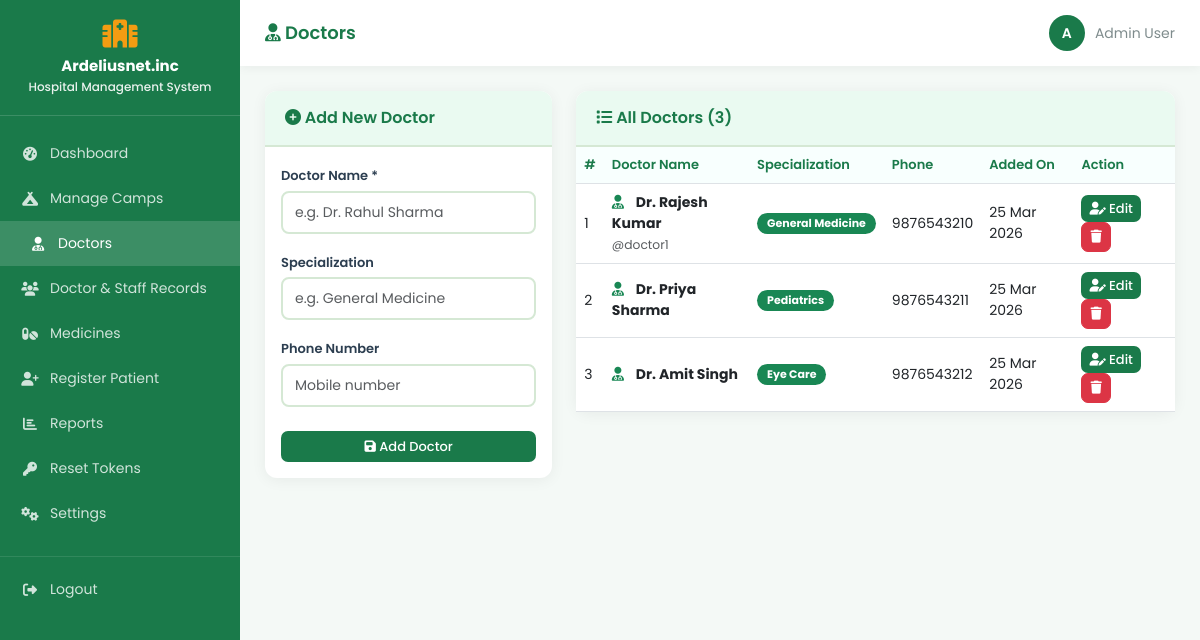
Page /pages/doctors.php (signed in) on the committed database.
### tables this page shows
CREATE TABLE `doctors` (
  `id` int(11) NOT NULL,
  `name` varchar(100) NOT NULL,
  `specialization` varchar(100) DEFAULT NULL,
  `phone` varchar(15) DEFAULT NULL,
  `created_at` timestamp NOT NULL DEFAULT current_timestamp()
);

CREATE TABLE `users` (
  `id` int(11) NOT NULL,
  `name` varchar(100) NOT NULL,
  `username` varchar(50) NOT NULL,
  `password` varchar(255) NOT NULL,
  `role` enum('admin','doctor','staff') NOT NULL,
  `email` varchar(100) DEFAULT NULL,
  `phone` varchar(20) DEFAULT NULL,
  `photo` varchar(255) DEFAULT NULL,
  `status` varchar(20) NOT NULL DEFAULT 'Active',
  `created_at` timestamp NOT NULL DEFAULT current_timestamp()
);

### pages/doctors.php (the view, shortened to what this page needs)
<?php
include('../includes/db.php');
$doctors = mysqli_query($conn, "SELECT d.*, u.id AS user_id, u.username, u.photo, u.email, u.phone AS user_phone FROM doctors d LEFT JOIN users u ON u.name = d.name AND u.role = 'doctor' ORDER BY d.created_at DESC");
?>
<!DOCTYPE html>
<html lang="en">
<head>
    <link href="https://cdn.jsdelivr.net/npm/bootstrap@5.3.0/dist/css/bootstrap.min.css" rel="stylesheet">
    <link href="https://cdnjs.cloudflare.com/ajax/libs/font-awesome/6.4.0/css/all.min.css" rel="stylesheet">
    <link href="../css/style.css" rel="stylesheet">
</head>
<body>
<?php include('../includes/sidebar.php'); ?>
<div class="main-content">
    <div class="topbar">
        <h4><i class="fas fa-user-md"></i> Doctors</h4>
        <div class="user-info">
            <div class="user-avatar"><?= strtoupper(substr($_SESSION['user_name'], 0, 1)) ?></div>
            <span><?= $_SESSION['user_name'] ?></span>
        </div>
    </div>
    <div class="page-content">
        <div class="row">
            <div class="col-md-4">
                <div class="card">
                    <div class="card-header">
                        <span><i class="fas fa-plus-circle"></i> Add New Doctor</span>
                    </div>
                    <div class="card-body">
                        <form method="POST" action="">
                            <div class="mb-3">
                                <label class="form-label">Doctor Name *</label>
                                <input type="text" name="name" class="form-control" placeholder="e.g. Dr. Rahul Sharma" required>
                            </div>
                            <div class="mb-3">
                                <label class="form-label">Specialization</label>
                                <input type="text" name="specialization" class="form-control" placeholder="e.g. General Medicine">
                            </div>
                            <div class="mb-4">
                                <label class="form-label">Phone Number</label>
                                <input type="text" name="phone" class="form-control" placeholder="Mobile number">
                            </div>
                            <button type="submit" name="add_doctor" class="btn btn-primary w-100">
                                <i class="fas fa-save"></i> Add Doctor
                            </button>
                        </form>
                    </div>
                </div>
            </div>
            <div class="col-md-8">
                <div class="card">
                    <div class="card-header">
                        <span><i class="fas fa-list"></i> All Doctors (<?= mysqli_num_rows($doctors) ?>)</span>
                    </div>
                    <div class="card-body p-0">
                        <table class="table table-hover mb-0">
                            <thead>
                                <tr>
                                    <th>#</th>
                                    <th>Doctor Name</th>
                                    <th>Specialization</th>
                                    <th>Phone</th>
                                    <th>Added On</th>
                                    <th>Action</th>
                                </tr>
                            </thead>
                            <tbody>
                                <?php if (mysqli_num_rows($doctors) > 0): ?>
                                    <?php $i = 1; while ($doc = mysqli_fetch_assoc($doctors)): ?>
                                    <tr>
                                        <td><?= $i++ ?></td>
                                        <td>
                                            <?php if (!empty($doc['photo'])): ?>
                                                <img src="../<?= htmlspecialchars($doc['photo']) ?>" alt="Photo" class="rounded-circle me-2" style="width:38px; height:38px; object-fit:cover; border:2px solid #d5e8d4;">
                                            <?php else: ?>
                                                <span class="me-2"><i class="fas fa-user-md text-success"></i></span>
                                            <?php endif; ?>
                                            <strong><?= htmlspecialchars($doc['name']) ?></strong>
                                            <?php if (!empty($doc['username'])): ?><br><small class="text-muted">@<?= htmlspecialchars($doc['username']) ?></small><?php endif; ?>
                                        </td>
                                        <td>
                                            <?php if ($doc['specialization']): ?>
                                                <span class="badge bg-success"><?= htmlspecialchars($doc['specialization']) ?></span>
                                            <?php else: ?>
                                                <span class="text-muted">-</span>
                                            <?php endif; ?>
                                        </td>
                                        <td><?= $doc['phone'] ? $doc['phone'] : '-' ?></td>
                                        <td><?= date('d M Y', strtotime($doc['created_at'])) ?></td>
                                        <td>
                                            <a href="doctor_profile.php?id=<?= (int)($doc['user_id'] ?? 0) ?>" class="btn btn-primary btn-sm me-1"><i class="fas fa-user-edit"></i> Edit</a>
                                            <a href="?delete=<?= $doc['id'] ?>"
                                               class="btn btn-danger btn-sm"
                                               onclick="return confirm('Remove this doctor?')">
                                                <i class="fas fa-trash"></i>
                                            </a>
                                        </td>
                                    </tr>
                                    <?php endwhile; ?>
                                <?php endif; ?>
                            </tbody>
                        </table>
                    </div>
                </div>
            </div>
        </div>
    </div>
</div>
</body>
</html>

### css/style.css (style rules this page uses)
:root { --primary: #1a7a4a; --secondary: #27ae60; --accent: #f39c12; --light-green: #eafaf1; --white: #ffffff; --text-dark: #2c3e50; --text-gray: #7f8c8d; --border: #d5e8d4; --danger: #e74c3c; --sidebar-width: 240px; }
* { margin: 0; padding: 0; box-sizing: border-box; }
body { font-family: 'Poppins', sans-serif; background-color: #f4f9f6; color: var(--text-dark); }
.main-content { margin-left: var(--sidebar-width); padding: 0; }
.topbar { background: white; padding: 15px 25px; display: flex; justify-content: space-between; align-items: center; box-shadow: 0 2px 10px rgba(0,0,0,0.05); position: sticky; top: 0; z-index: 99; }
.topbar h4 { color: var(--primary); font-weight: 600; margin: 0; font-size: 18px; }
.topbar .user-info { display: flex; align-items: center; gap: 10px; color: var(--text-gray); font-size: 14px; }
.topbar .user-avatar { width: 36px; height: 36px; background: var(--primary); border-radius: 50%; display: flex; align-items: center; justify-content: center; color: white; font-weight: 600; font-size: 14px; }
.page-content { padding: 25px; }
.card { background: white; border-radius: 12px; box-shadow: 0 2px 15px rgba(0,0,0,0.06); border: none; margin-bottom: 25px; }
.card-header { background: var(--light-green); border-bottom: 2px solid var(--border); border-radius: 12px 12px 0 0 !important; padding: 15px 20px; font-weight: 600; color: var(--primary); display: flex; justify-content: space-between; align-items: center; }
.table th { background: #f8fffe; color: var(--primary); font-weight: 600; font-size: 13px; border-top: none; }
.table td { font-size: 14px; vertical-align: middle; }
.btn-primary { background: var(--primary) !important; border: none !important; border-radius: 7px; font-size: 13px; font-weight: 500; }
.btn-danger { border-radius: 7px; font-size: 13px; }
.form-label { font-size: 13px; font-weight: 600; color: var(--text-dark); margin-bottom: 5px; }
.form-control, .form-select { border: 2px solid var(--border); border-radius: 8px; font-size: 14px; padding: 9px 12px; }
.badge { font-size: 11px; padding: 5px 10px; border-radius: 20px; }

### rows in the picture
doctors: name "Dr. Rajesh Kumar", users.username "doctor1", specialization "General Medicine", phone "9876543210", created_at "25 Mar 2026"
doctors: name "Dr. Priya Sharma", specialization "Pediatrics", phone "9876543211", created_at "25 Mar 2026"
doctors: name "Dr. Amit Singh", specialization "Eye Care", phone "9876543212", created_at "25 Mar 2026"

### other values in the picture
substr($_SESSION['user_name'], 0, 1) "A"
$_SESSION['user_name'] "Admin User"
mysqli_num_rows($doctors) "3"
